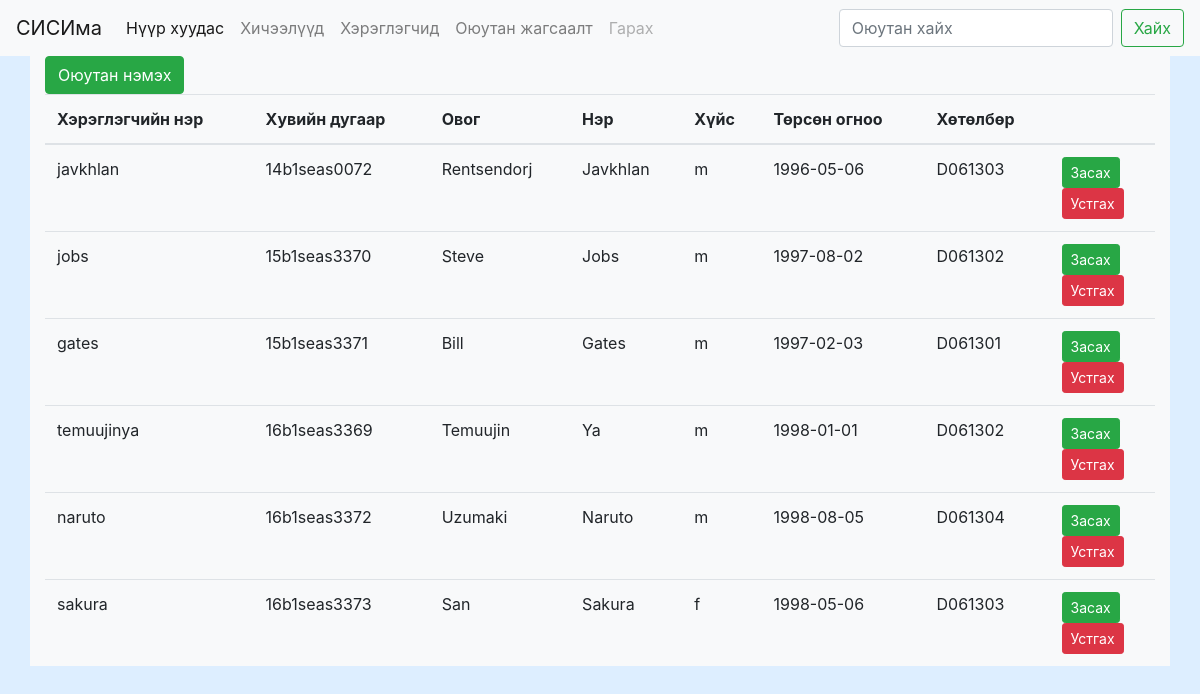
The page /list.php (signed in) on the database as committed earlier.
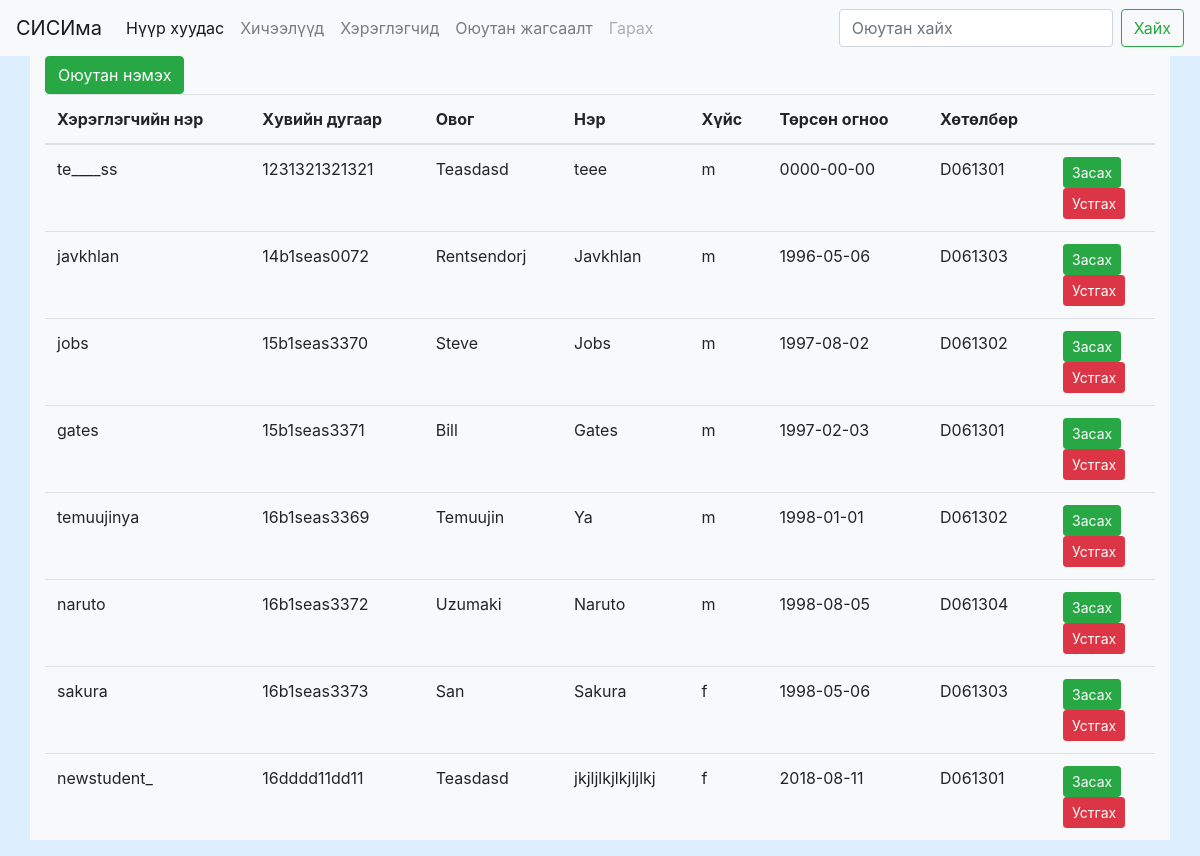
The same page on the database as committed later.
### tables this page shows
CREATE TABLE `student` (
  `studentID` varchar(15) NOT NULL,
  `userName` varchar(32) NOT NULL,
  `lastName` varchar(20) NOT NULL,
  `firstName` varchar(20) NOT NULL,
  `gender` enum('m','f') NOT NULL,
  `dob` date NOT NULL,
  `programIndex` varchar(8) NOT NULL
);

### include/functions.php (called while the page is built, shortened)
<?php
function findUserRole($username){
    global $pdo;
    $query = "select * from users where userName=:username";
    $query = $pdo->prepare($query);
    $query->bindParam(":username",$username);
    $query->execute();
    $query=$query->fetch();
    return $query["role"];
}
function isAdmin($username){
    if(findUserRole($username)){
        return true;
    }else{
        return false;
    }
}
?>

### list.php (the view, shortened to what this page needs)
<?php
    require_once __DIR__ ."/include/init.php";
    include_once __DIR__."/include/partials/header.php";
    include_once __DIR__."/include/partials/navbar.php";
if(isAdmin($_SESSION['username'])){
    $students="select * from student";
    mysqli_set_charset($db,"utf8");
    $result= mysqli_query($db, $students);
    $render = "<div class='container bg-light'>";
    $render .= "<a class='btn btn-success btn-md' href='./insert.php'>Оюутан нэмэх</a>";
    $render .= "<table class='table table-hover'>
        <thead>
            <tr>
                <th scope='col'>Хэрэглэгчийн нэр</th>
                <th scope='col'>Хувийн дугаар</th>
                <th scope='col'>Овог</th>
                <th scope='col'>Нэр</th>
                <th scope='col'>Хүйс</th>
                <th scope='col'>Төрсөн огноо</th>
                <th scope='col'>Хөтөлбөр</th>
                <th scope='col'></th>
            </tr>
        </thead>";
    while($student = mysqli_fetch_assoc($result)){
        $tempStudent = $student;
        $render.= "<tr>
                <td>{$tempStudent["userName"]}</td>
                <td>{$tempStudent["studentID"]}</td>
                <td>{$tempStudent["lastName"]}</td>
                <td>{$tempStudent["firstName"]}</td>
                <td>{$tempStudent["gender"]}</td>
                <td>{$tempStudent["dob"]}</td>
                <td>{$tempStudent["programIndex"]}</td>
                <td>
                    <form method='get' action='update.php'>
                        <button class='btn btn-success btn-sm' name='s_id' value='{$tempStudent["studentID"]}'>Засах</button>
                    </form>
                    <form method='get' action='delete.php'>
                        <button class='btn btn-danger btn-sm' name='s_id' value='{$tempStudent["studentID"]}'>Устгах</button>
                    </form>
                </td>
            </tr>";
    }
    $render.="</table>
        </div>";
    echo $render;
?>
<?php
    include "./include/partials/footer.php";
}else{
    header("location: ./index.php");
}
?>

Rows that differ between the two databases and show on the page:
added student: userName "te____ss", studentID "1231321321321", lastName "Teasdasd", firstName "teee", gender "m", dob "0000-00-00", programIndex "D061301"
added student: userName "newstudent_", studentID "16dddd11dd11", lastName "Teasdasd", firstName "jkjljlkjlkjljlkj", gender "f", dob "2018-08-11", programIndex "D061301"
